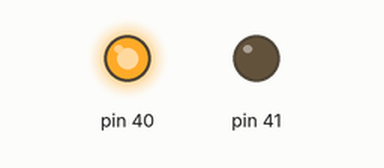
This sketch was run on a simulated Arduino Mega 2560, built with avr-gcc and run on an emulated ATmega2560. On the bench: output pins drawn as LEDs (lit = HIGH).

Above: at 3.0 s.
At 9.0 s:
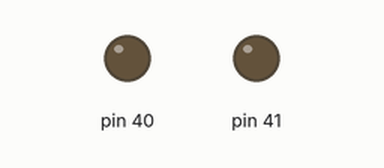
At 15.0 s:
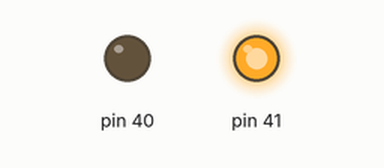
Timing chart, 0 to 23.4 s (numbered marks = the images above):
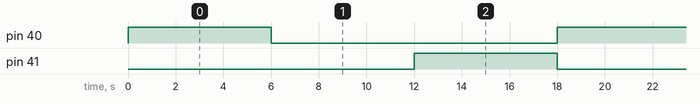

Measured:
- by itself, pin 40, pin 41: alternates HIGH for 6.0 s and LOW for 12.0 s
- by itself, everything shown: repeats every 18.0 s, in 4 steps

The sketch:

relay_interface.ino
```cpp
void setup()
{
pinMode(41,OUTPUT);
pinMode(40,OUTPUT);
Serial.begin(9600);
}

void loop()
{
  digitalWrite(40,HIGH);
  delay(6000);
  digitalWrite(40,LOW);
  delay(6000);
  digitalWrite(41,HIGH);
  delay(6000);
  digitalWrite(41,LOW);
//   digitalWrite(10,HIGH);
//  delay(3000);
//  digitalWrite(10,LOW);
//  delay(3000);

}
```
